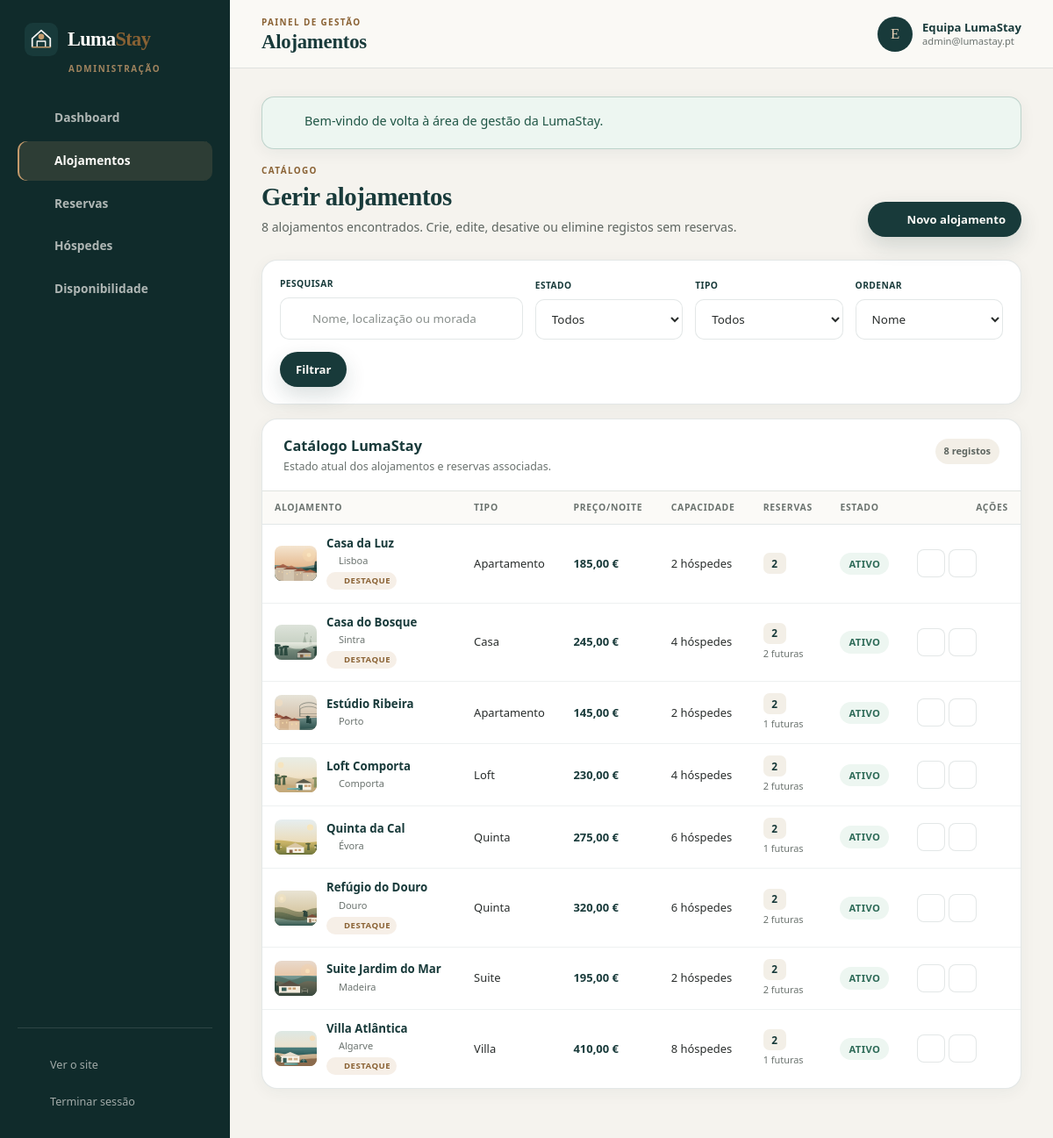
/admin/alojamentos.php (signed in), run on the app's committed database.
### tables this page shows
CREATE TABLE accommodations (
    id              INT UNSIGNED NOT NULL AUTO_INCREMENT,
    name            VARCHAR(150) NOT NULL,
    slug            VARCHAR(170) NOT NULL,
    description     TEXT NOT NULL,
    location        VARCHAR(120) NOT NULL,
    address         VARCHAR(255) NOT NULL,
    type            VARCHAR(40) NOT NULL,
    price_per_night DECIMAL(10,2) NOT NULL,
    capacity        TINYINT UNSIGNED NOT NULL,
    bedrooms        TINYINT UNSIGNED NOT NULL,
    bathrooms       TINYINT UNSIGNED NOT NULL,
    amenities       JSON NOT NULL,
    image_url       VARCHAR(255) NOT NULL,
    rating          DECIMAL(2,1) NOT NULL DEFAULT 4.8,
    review_count    INT UNSIGNED NOT NULL DEFAULT 0,
    active          TINYINT(1) NOT NULL DEFAULT 1,
    featured        TINYINT(1) NOT NULL DEFAULT 0,
    created_at      TIMESTAMP NOT NULL DEFAULT CURRENT_TIMESTAMP,
    updated_at      TIMESTAMP NOT NULL DEFAULT CURRENT_TIMESTAMP ON UPDATE CURRENT_TIMESTAMP,
    PRIMARY KEY (id),
    UNIQUE KEY uq_accommodations_slug (slug),
    KEY idx_accommodations_location (location),
    KEY idx_accommodations_active (active),
    KEY idx_accommodations_price (price_per_night),
    KEY idx_accommodations_type (type),
    CONSTRAINT chk_accommodations_price CHECK (price_per_night > 0),
    CONSTRAINT chk_accommodations_capacity CHECK (capacity BETWEEN 1 AND 30),
    CONSTRAINT chk_accommodations_bedrooms CHECK (bedrooms BETWEEN 0 AND 20),
    CONSTRAINT chk_accommodations_bathrooms CHECK (bathrooms BETWEEN 1 AND 20),
    CONSTRAINT chk_accommodations_rating CHECK (rating BETWEEN 0 AND 5),
    CONSTRAINT chk_accommodations_active CHECK (active IN (0, 1)),
    CONSTRAINT chk_accommodations_featured CHECK (featured IN (0, 1))
);

### admin/alojamentos.php (the view, shortened to what this page needs)
<?php
$pdo = db();
$search = input_string('q', 'get');
$sort = input_string('ordenar', 'get', 'name');
$page = max(1, input_int('pagina', 'get', 1) ?? 1);
$where = ['1 = 1'];
$params = [];
$allowedSorts = [
    'name'       => 'a.name ASC',
    'price_asc'  => 'a.price_per_night ASC',
    'price_desc' => 'a.price_per_night DESC',
    'newest'     => 'a.created_at DESC',
];
$orderBy = $allowedSorts[$sort] ?? $allowedSorts['name'];
$whereSql = implode(' AND ', $where);
$countStmt = $pdo->prepare("SELECT COUNT(*) FROM accommodations a WHERE $whereSql");
$countStmt->execute($params);
$totalRows = (int) $countStmt->fetchColumn();
$perPage = 10;
$totalPages = max(1, (int) ceil($totalRows / $perPage));
$page = min($page, $totalPages);
$offset = ($page - 1) * $perPage;
$stmt = $pdo->prepare(
    "SELECT a.*,
            (SELECT COUNT(*) FROM reservations r WHERE r.accommodation_id = a.id) AS reservation_count,
            (SELECT COUNT(*) FROM reservations r
                WHERE r.accommodation_id = a.id
                  AND r.status IN ('pendente', 'confirmada')
                  AND r.check_out >= CURDATE()) AS upcoming_count
     FROM accommodations a
     WHERE $whereSql
     ORDER BY $orderBy
     LIMIT :limit OFFSET :offset"
);
$stmt->bindValue(':limit', $perPage, PDO::PARAM_INT);
$stmt->bindValue(':offset', $offset, PDO::PARAM_INT);
$stmt->execute();
$accommodations = $stmt->fetchAll();
include __DIR__ . '/../includes/admin-header.php';
?>
<div class="admin-page-intro">
    <div>
        <p class="admin-eyebrow">Catálogo</p>
        <h2>Gerir alojamentos</h2>
        <p><?= e($totalRows) ?> <?= $totalRows === 1 ? 'alojamento encontrado' : 'alojamentos encontrados' ?>. Crie, edite, desative ou elimine registos sem reservas.</p>
    </div>
    <div class="admin-intro-actions">
        <a class="btn btn-primary btn-small" href="<?= e(url('admin/criar-alojamento.php')) ?>"><?= icon('plus') ?> Novo alojamento</a>
    </div>
</div>
<section class="admin-card filter-card">
    <form class="admin-filter-form" method="get" action="<?= e(url('admin/alojamentos.php')) ?>">
        <div class="form-field admin-search-field">
            <label for="admin-search">Pesquisar</label>
            <div class="input-with-icon">
                <input type="search" id="admin-search" name="q" value="<?= e($search) ?>" placeholder="Nome, localização ou morada">
            </div>
        </div>
        <div class="form-field">
            <label for="admin-status">Estado</label>
            <select id="admin-status" name="estado">
                <option value="">Todos</option>
            </select>
        </div>
        <div class="form-field">
            <label for="admin-type">Tipo</label>
            <select id="admin-type" name="tipo">
                <option value="">Todos</option>
            </select>
        </div>
        <div class="form-field">
            <label for="admin-sort">Ordenar</label>
            <select id="admin-sort" name="ordenar">
                <option value="name"<?= selected($sort, 'name') ?>>Nome</option>
            </select>
        </div>
        <div class="admin-filter-actions">
            <button class="btn btn-primary btn-small" type="submit">Filtrar</button>
        </div>
    </form>
</section>
<section class="admin-card admin-table-card">
    <div class="admin-card-head">
        <div>
            <h2>Catálogo LumaStay</h2>
            <p>Estado atual dos alojamentos e reservas associadas.</p>
        </div>
        <span class="card-badge"><?= e($totalRows) ?> registos</span>
    </div>
    <?php if ($accommodations === []): ?>
        <div class="admin-empty admin-empty-large">
            <?= icon('home') ?>
            <h3>Nenhum alojamento encontrado</h3>
            <p>Altere os filtros ou crie o primeiro alojamento do catálogo.</p>
            <a class="btn btn-primary" href="<?= e(url('admin/criar-alojamento.php')) ?>">Criar alojamento</a>
        </div>
    <?php else: ?>
        <div class="table-responsive">
            <table class="admin-table admin-table-rooms">
                <thead>
                    <tr>
                        <th>Alojamento</th>
                        <th>Tipo</th>
                        <th>Preço/noite</th>
                        <th>Capacidade</th>
                        <th>Reservas</th>
                        <th>Estado</th>
                        <th class="table-actions">Ações</th>
                    </tr>
                </thead>
                <tbody>
                    <?php foreach ($accommodations as $row): ?>
                        <tr>
                            <td>
                                <div class="table-property">
                                    <img src="<?= e(image_src((string) $row['image_url'])) ?>"
                                         alt=""
                                         loading="lazy"
                                         data-fallback="<?= e(asset('images/fallback.svg')) ?>">
                                    <div>
                                        <strong><?= e($row['name']) ?></strong>
                                        <span><?= icon('pin') ?> <?= e($row['location']) ?></span>
                                        <?php if ((int) $row['featured'] === 1): ?>
                                            <small class="table-tag"><?= icon('sparkles') ?> Destaque</small>
                                        <?php endif; ?>
                                    </div>
                                </div>
                            </td>
                            <td><?= e(type_label((string) $row['type'])) ?></td>
                            <td class="table-money"><?= e(money((float) $row['price_per_night'])) ?></td>
                            <td><?= e($row['capacity']) ?> hóspedes</td>
                            <td>
                                <span class="reservation-count"><?= e($row['reservation_count']) ?></span>
                                <?php if ((int) $row['upcoming_count'] > 0): ?>
                                    <small class="table-subnote"><?= e($row['upcoming_count']) ?> futuras</small>
                                <?php endif; ?>
                            </td>
                            <td>
                                <?php if ((int) $row['active'] === 1): ?>
                                    <span class="badge badge-success">Ativo</span>
                                <?php else: ?>
                                    <span class="badge badge-neutral">Inativo</span>
                                <?php endif; ?>
                            </td>
                            <td class="table-actions">
                                <div class="row-actions">
                                    <a class="icon-link" href="<?= e(url('admin/editar-alojamento.php') . '?id=' . (int) $row['id']) ?>" aria-label="Editar <?= e($row['name']) ?>" title="Editar">
                                        <?= icon('edit') ?>
                                    </a>
                                    <form method="post" action="<?= e(url('admin/alojamentos.php')) ?>">
                                        <button type="submit" class="icon-link icon-button<?= (int) $row['active'] === 1 ? ' icon-button-warning' : ' icon-button-success' ?>" title="<?= (int) $row['active'] === 1 ? 'Desativar' : 'Ativar' ?>" aria-label="<?= (int) $row['active'] === 1 ? 'Desativar' : 'Ativar' ?> <?= e($row['name']) ?>">
                                            <?= icon('power') ?>
                                        </button>
                                    </form>
                                    <?php if ((int) $row['reservation_count'] === 0): ?>
                                        <form method="post" action="<?= e(url('admin/alojamentos.php')) ?>" data-confirm="Eliminar definitivamente <?= e($row['name']) ?>? Esta ação não pode ser revertida.">
                                            <?= csrf_field() ?>
                                            <input type="hidden" name="action" value="delete">
                                            <input type="hidden" name="id" value="<?= (int) $row['id'] ?>">
                                            <button type="submit" class="icon-link icon-button icon-button-danger" title="Eliminar" aria-label="Eliminar <?= e($row['name']) ?>">
                                                <?= icon('trash') ?>
                                            </button>
                                        </form>
                                    <?php else: ?>
                                        <span class="icon-link is-disabled" title="Não é possível eliminar: existem reservas associadas" aria-label="Eliminação bloqueada por reservas associadas">
                                            <?= icon('trash') ?>
                                        </span>
                                    <?php endif; ?>
                                </div>
                            </td>
                        </tr>
                    <?php endforeach; ?>
                </tbody>
            </table>
        </div>
    <?php endif; ?>
</section>
<?php include __DIR__ . '/../includes/admin-footer.php'; ?>

### includes/functions.php (shortened to what this page needs)
<?php
function e(mixed $value): string
{
    return htmlspecialchars((string) $value, ENT_QUOTES | ENT_SUBSTITUTE, 'UTF-8');
}
function base_url(): string
{
    static $base = null;
    if ($base !== null) {
        return $base;
    }
    $scriptName = str_replace('\\', '/', $_SERVER['SCRIPT_NAME'] ?? '/index.php');
    $directory = str_replace('\\', '/', dirname($scriptName));
    if (basename($directory) === 'admin') {
        $directory = dirname($directory);
    }
    if ($directory === '/' || $directory === '.' || $directory === '\\') {
        $directory = '';
    }
    $base = rtrim($directory, '/');
    return $base;
}
function url(string $path = ''): string
{
    return base_url() . '/' . ltrim($path, '/');
}
function asset(string $path): string
{
    return url('assets/' . ltrim($path, '/'));
}
function input_string(string $key, string $source = 'post', string $default = ''): string
{
    $data = $source === 'get' ? $_GET : $_POST;
    $value = $data[$key] ?? $default;
    return is_string($value) ? trim($value) : $default;
}
function get_flashes(): array
{
    $flashes = $_SESSION['flashes'] ?? [];
    return is_array($flashes) ? $flashes : [];
}
function render_flashes(): string
{
    $flashes = get_flashes();
    $html = '<div class="flash-stack" aria-live="polite" aria-atomic="true">';
    foreach ($flashes as $flash) {
        $type = in_array($flash['type'] ?? '', ['success', 'error', 'warning', 'info'], true)
            ? $flash['type']
            : 'info';
        $icon = match ($type) {
            'success' => 'check',
            'error'   => 'alert',
            'warning' => 'alert',
            default   => 'info',
        };
        $html .= '<div class="alert alert-' . e($type) . '" role="' . ($type === 'error' ? 'alert' : 'status') . '">'
            . icon($icon, 'alert-icon')
            . '<p>' . e((string) ($flash['message'] ?? '')) . '</p>'
            . '<button type="button" class="alert-close" data-dismiss-alert aria-label="Fechar mensagem">'
            . icon('close') . '</button></div>';
    }
    $html .= '</div>';
    return $html;
}
function money(float|int|string $amount): string
{
    return number_format((float) $amount, 2, ',', ' ') . ' €';
}
function image_src(?string $path): string
{
    $path = trim((string) $path);
    if (str_starts_with($path, 'assets/')) {
        return url($path);
    }
    return asset('images/' . ltrim($path, '/'));
}
function accommodation_types(): array
{
    return [
        'apartamento' => 'Apartamento',
        'casa'        => 'Casa',
        'villa'       => 'Villa',
        'quinta'      => 'Quinta',
        'suite'       => 'Suite',
        'loft'        => 'Loft',
        'refúgio'     => 'Refúgio',
    ];
}
function type_label(string $type): string
{
    return accommodation_types()[$type] ?? ucfirst($type);
}
function selected(string|int|null $value, string|int|null $expected): string
{
    return (string) $value === (string) $expected ? ' selected' : '';
}
function icon(string $name, string $class = ''): string
{
    $allowed = ['search','calendar','users','user','bed','bath','pin','star','arrow-right','arrow-left','chevron-left','chevron-right','menu','close','check','shield','sparkles','leaf','wifi','pool','coffee','car','flame','snow','beach','grill','washer','baby','kitchen','eye','key','sun','home','building','chart','clipboard','settings','logout','edit','trash','plus','power','alert','info','mail','phone','clock','filter','grid','lock','tag','moon'];
    $key = in_array($name, $allowed, true) ? $name : 'info';
    $body = $paths[$key];
    $classAttribute = $class !== '' ? ' ' . e($class) : '';
    return '<svg class="icon' . $classAttribute . '" viewBox="0 0 24 24" fill="none" stroke="currentColor" stroke-width="1.7" stroke-linecap="round" stroke-linejoin="round" aria-hidden="true" focusable="false">' . $body . '</svg>';
}

### data on the page
accommodations: image_url (picture), name "Casa da Luz", location "Lisboa", type "Apartamento", price_per_night "185,00 €", capacity "2", reservation_count "2", active "ATIVO"
accommodations: image_url (picture), name "Casa do Bosque", location "Sintra", type "Casa", price_per_night "245,00 €", capacity "4", reservation_count "2", upcoming_count "2", active "ATIVO"
accommodations: image_url (picture), name "Estúdio Ribeira", location "Porto", type "Apartamento", price_per_night "145,00 €", capacity "2", reservation_count "2", upcoming_count "1", active "ATIVO"
accommodations: image_url (picture), name "Loft Comporta", location "Comporta", type "Loft", price_per_night "230,00 €", capacity "4", reservation_count "2", upcoming_count "2", active "ATIVO"
accommodations: image_url (picture), name "Quinta da Cal", location "Évora", type "Quinta", price_per_night "275,00 €", capacity "6", reservation_count "2", upcoming_count "1", active "ATIVO"
accommodations: image_url (picture), name "Refúgio do Douro", location "Douro", type "Quinta", price_per_night "320,00 €", capacity "6", reservation_count "2", upcoming_count "2", active "ATIVO"
accommodations: image_url (picture), name "Suite Jardim do Mar", location "Madeira", type "Suite", price_per_night "195,00 €", capacity "2", reservation_count "2", upcoming_count "2", active "ATIVO"
accommodations: image_url (picture), name "Villa Atlântica", location "Algarve", type "Villa", price_per_night "410,00 €", capacity "8", reservation_count "2", upcoming_count "1", active "ATIVO"

### other printed values
$item['label'] "Dashboard"
$item['label'] "Alojamentos"
$item['label'] "Reservas"
$item['label'] "Hóspedes"
$item['label'] "Disponibilidade"
$pageTitle "Alojamentos"
substr((string) ($admin['name'] ?? 'L'), 0, 1) "E"
$admin['name'] "Equipa LumaStay"
$admin['email'] "admin@lumastay.pt"
$flash['message'] "Bem-vindo de volta à área de gestão da LumaStay."
$totalRows "8"
